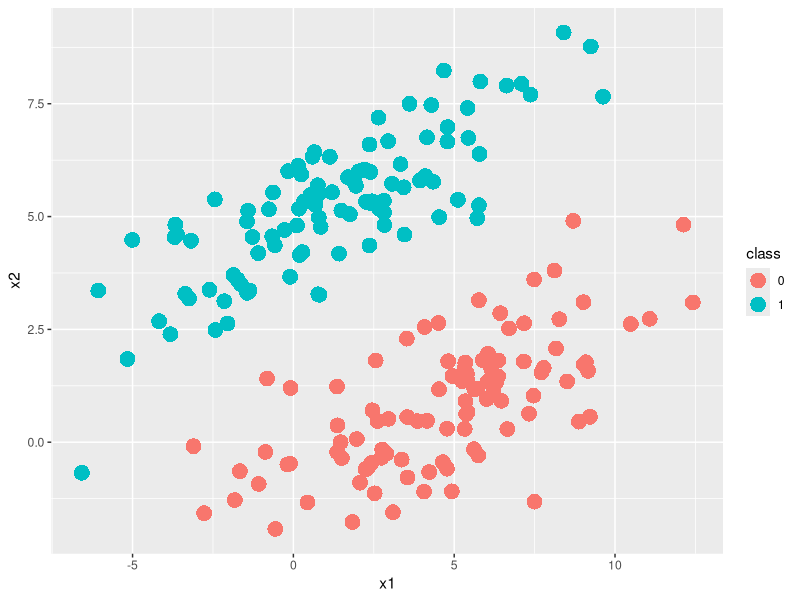
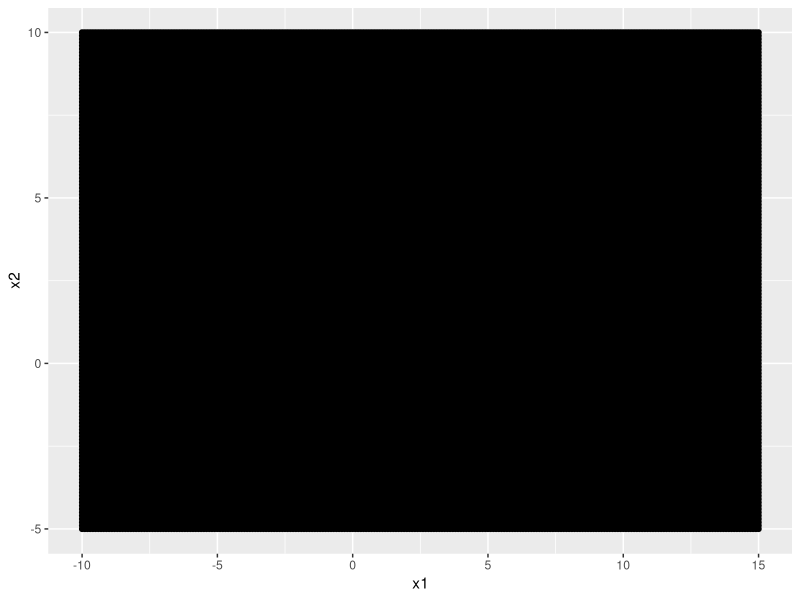
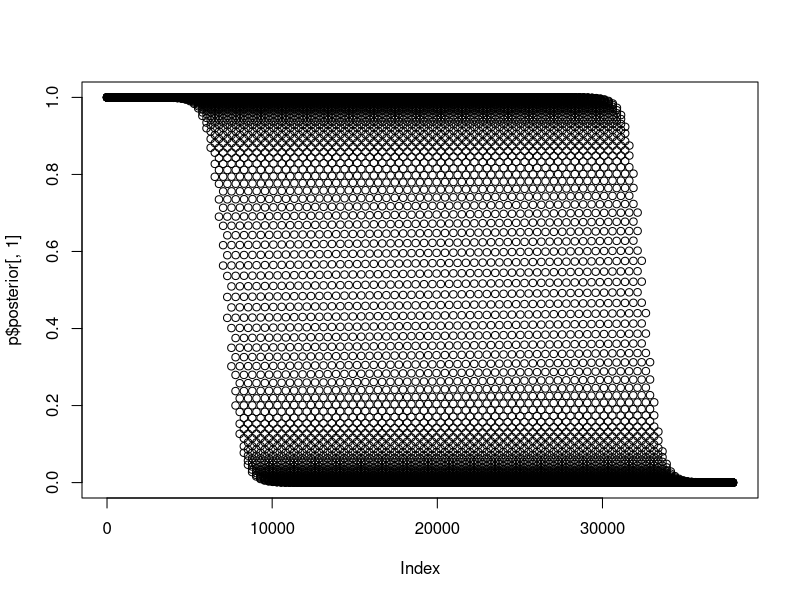
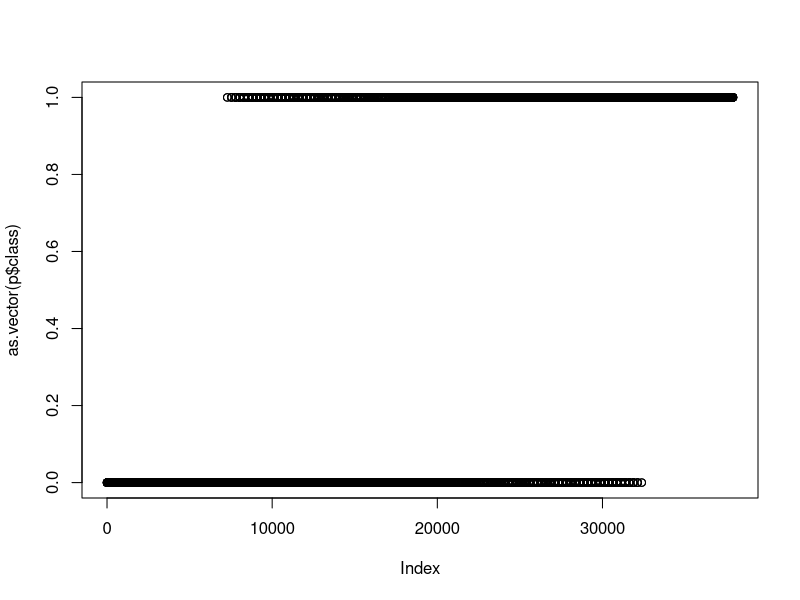
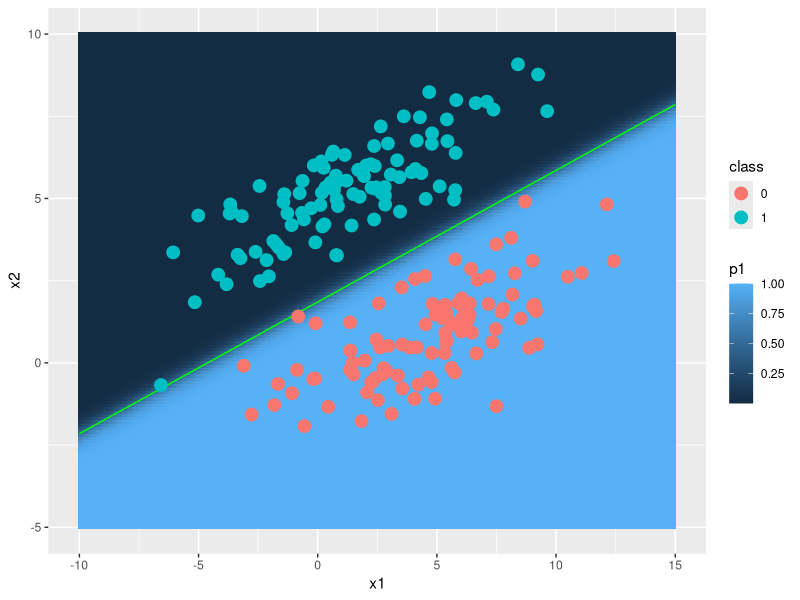
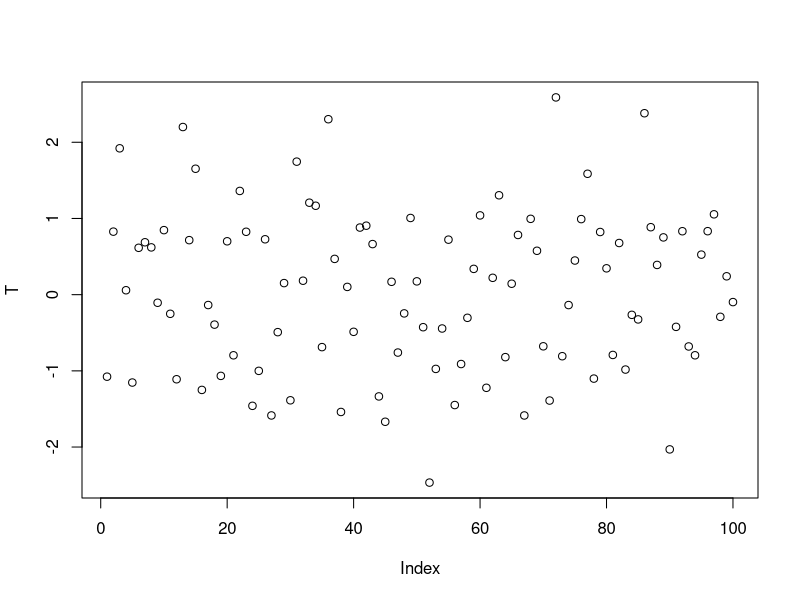
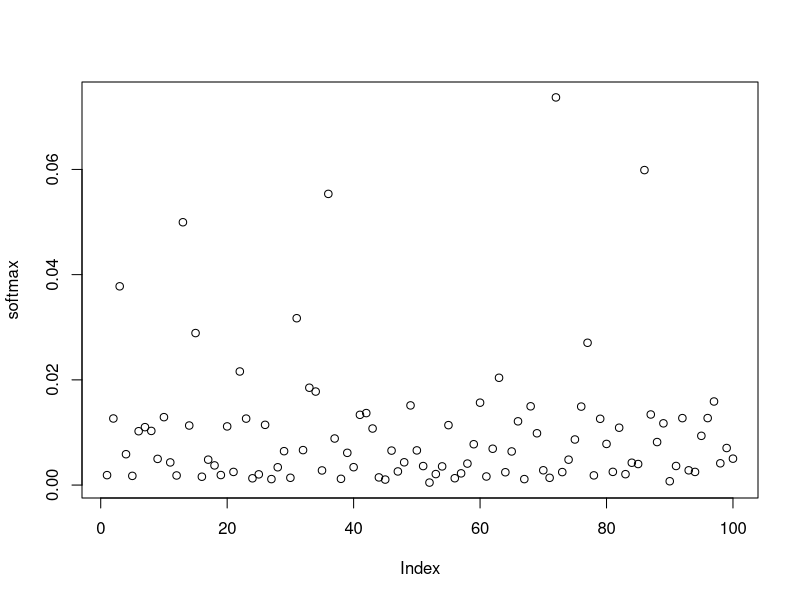
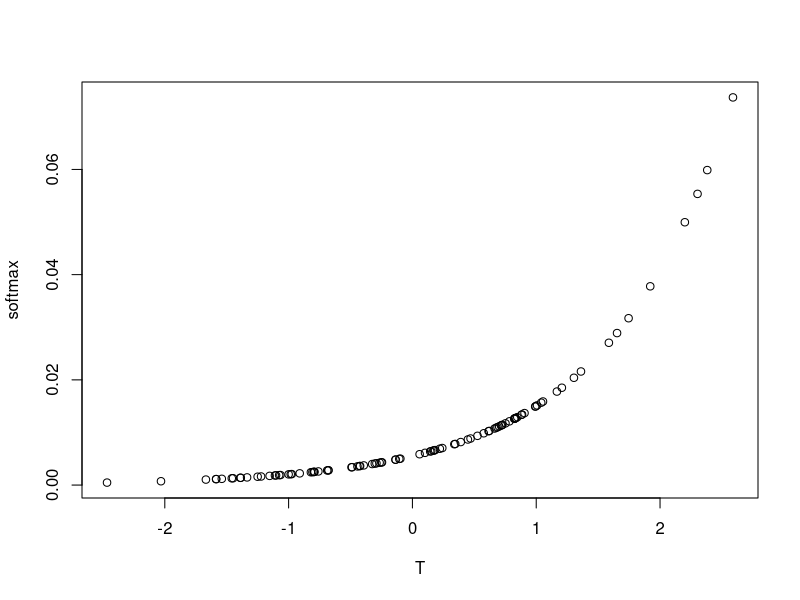

Recreate these plots in R, in order.
library(MASS)
library(dplyr)
library(ggplot2)
library(tidyr)

sigma <- matrix( c( 10, 3, 3, 2 ), 2, 2 )
s1 = mvrnorm( n=100, c(5,1), sigma  )
s2 = mvrnorm( n=100, c(1,5), sigma  )

data <- data_frame(
  x1 = c(s1[,1], s2[,1]),
  x2 = c(s1[,2], s2[,2]),
  class = c(rep(0, nrow(s1)), rep(1, nrow(s2))) %>% factor()
)
print(data)
ggplot( data, aes(x=x1, y=x2, color=class) ) + 
geom_point( shape=16, size=5 )

sol <- lda( class ~ x1 + x2, data )
print(sol)

xx=seq(-10,15,0.1)
yy=seq(-5,10,0.1)

coors <- data_frame(
  x1=rep(xx, length(yy)),
  x2=rep(yy, each=length(xx))
)
ggplot( coors, aes(x=x1, y=x2) ) +
geom_point(  )

p <- predict( sol, coors )
str(p) 

plot( p$posterior[,1] ) 

plot( as.vector(p$class) ) 

coors$p1 <- p$posterior[,1]
coors$p2 <- p$posterior[,2]
coors$class <- p$class
head(coors)

ggplot() +
geom_tile( data=coors, aes(x=x1, y=x2, fill=p1)) +
stat_contour( data=coors, breaks=c(0.5), color="green", aes(x=x1, y=x2, z=p1) ) +
geom_point( data=data, size=4, aes(x=x1, y=x2, color=class) )

# Softmax {{{
T <- rnorm(100)
plot(T)

expT <- exp(T)
sumT <- sum(expT)
softmax <- expT / sumT
plot(softmax)
sum(softmax)

plot( T, softmax )

softmax <- function( T, temp=1 ) {
  expT <- exp( T/temp )
  sumT <- sum(expT)
  expT / sumT
}

sm <- softmax( T, 0.1) 
plot(sm)
sum(sm)



# }}}
